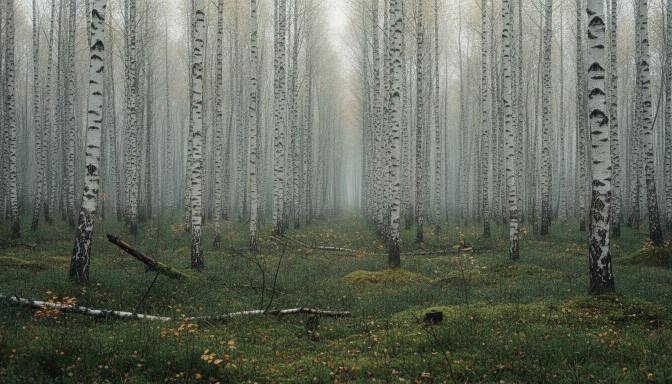
#> input picture build/raw/mezs-fons-src.png, 1344 x 768 px (shown at 1/2 size)
$ python make-forest-photo.py
#> lines starting #> are read from the running program, lines starting #| are printed output that depends on the picture
#> in main, im is the input picture: PIL image 1344x768 RGB; mean R, G, B 101.1, 107.2, 94.4
#| source mezs-fons-src.png  1344x768
# -*- coding: utf-8 -*-
"""Grade build/raw/mezs-fons-src.png into the film's forest background.

    python build/make-forest-photo.py            # writes both sizes
    python build/make-forest-photo.py --src raw/mezs-fons-alt-open.png

Emits `site/assets/img/mezs-fons.webp` (+ `-sm`), which is the switch: the
moment that file exists, assemble.py stops emitting the drawn birch SVG and
emits the two photographed forest layers instead. Delete it and the drawing
comes back. See "The film's forest" in the README.

WHY THE GRADE IS BAKED IN
-------------------------
film.css puts `object-fit: cover` on these layers and nothing else — no filter,
no blur, no blend mode. A CSS filter over a full-viewport surface is exactly the
total-surface repaint the film was rebuilt to avoid; it cost ~16 ms of p95 on its
own when the grain was a fixed overlay. So every colour decision happens here,
once, at build time.

WHY IT MUST STAY BRIGHT
-----------------------
`.forest--photo::after` already lays a 62% → 34% → 70% dark gradient over the
frame so the wordmark can be read. Darkening the file as well turns the forest
to mud and the mark floats on black. The target below is a mid-grey frame that
the scrim pulls down, not a dark frame the scrim buries.

ONE FILE, TWO LAYERS
--------------------
`--far` uses it at scale 1 and `--near` at scale 1.22 with object-position
50% 55%, so the SAME pixels have to work as both a distant backdrop and a
foreground plane. That is why the source was chosen with detail across the
bottom third: that band is all the near layer ever shows.
"""
import argparse
import pathlib
import sys

from PIL import Image, ImageEnhance, ImageFilter

HERE = pathlib.Path(__file__).resolve().parent
SITE = HERE.parent / "site"
OUT = SITE / "assets" / "img" / "mezs-fons.webp"

# 2400px and q80, raised from 2000/q58 at the client's request for more quality.
#
# THE CEILING IS THE SOURCE, not these numbers. nano-banana returns 1344x768 for
# 16:9 and ignores every resolution parameter it accepts — `resolution: 2k`,
# `image_resolution: 2K` and an explicit `2400x1371` all came back 1344x768. So
# this is a 1.8x upscale however it is encoded; raising the target and the quality
# stops the ENCODER from being the limit, it does not add detail that was never
# generated. A genuinely sharper frame needs a real photograph from the shoot.
#
# ONE SIZE, no small variant. These layers are object-fit: cover, so on a portrait
# phone the fit is driven by HEIGHT — a 16:9 frame covering a 9:16 screen shows the
# middle third of its width, magnified. A phone needs MORE image width than a
# desktop, not less, which is the opposite of what a width-based srcset would
# serve it. See the note in assemble.py's forest emitter.
WIDE = 2400


def grade(im):
    """Muted, cool, and tied to the film's palette (--forest #17251C on --ink
    #12140E), without touching overall brightness.

    Split-toning by channel rather than a global colour cast: the shadows take a
    little green so the moss sits with --forest, the highlights take a little
    warmth so the mist reads next to --gold #B5A56B instead of going blue."""
    im = ImageEnhance.Color(im).enhance(0.90)      # the generated moss is a touch vivid
    im = ImageEnhance.Contrast(im).enhance(1.05)
    # DARKER, on purpose: the yellow wordmark (#FFF200) was blending into the fog.
    # The first cut LIFTED this to 1.08 to keep the photograph luminous; the mark
    # matters more than the photograph does. 0.90 lands the frame near 92/255 mean,
    # which measures ~7:1 behind the wordmark — bright enough to still read as a
    # misty forest, dark enough that yellow separates from it. Tuned against the
    # contrast measurement, not by eye.
    im = ImageEnhance.Brightness(im).enhance(0.90)

    r, g, b = im.split()
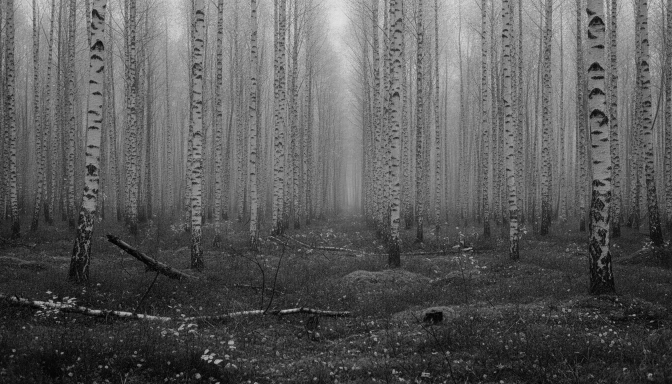
#> r: PIL image 1344x768 L (shown at 1/2 size); min 0, max 228, mean 89.9
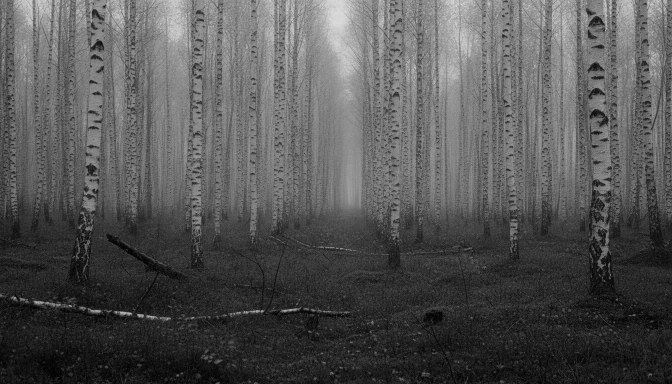
#> b: PIL image 1344x768 L (shown at 1/2 size); min 0, max 223, mean 84.2
    # Gentle curves. Each lookup is 256 entries; the maths is per-channel and the
    # amounts are small on purpose — this should be invisible as an effect and
    # only felt as "belongs to this site".
    def curve(ch, shadow, high):
#> called with shadow = -4, high = 6
        return ch.point(lambda v: max(0, min(255, int(
            v + shadow * (1 - v / 255) ** 2 + high * (v / 255) ** 2))))
    r = curve(r, -4, +6)     # warmth in the mist, none in the shadows
    g = curve(g, +3, +3)     # a little green throughout
    b = curve(b, -2, -5)     # pull the blue out of the fog
    return Image.merge("RGB", (r, g, b))
#> returned value: PIL image 1344x768 RGB


def main():
    ap = argparse.ArgumentParser()
    ap.add_argument("--src", default="raw/mezs-fons-src.png")
    ap.add_argument("--quality", type=int, default=80)
    args = ap.parse_args()

    src = (HERE / args.src) if not pathlib.Path(args.src).is_absolute() else pathlib.Path(args.src)
    if not src.exists():
        sys.exit(f"no source at {src}")

    im = Image.open(src).convert("RGB")
    print(f"source {src.name}  {im.width}x{im.height}")

    im = grade(im)
    h = round(WIDE * im.height / im.width)
#> h = 1371
    im = im.resize((WIDE, h), Image.LANCZOS)
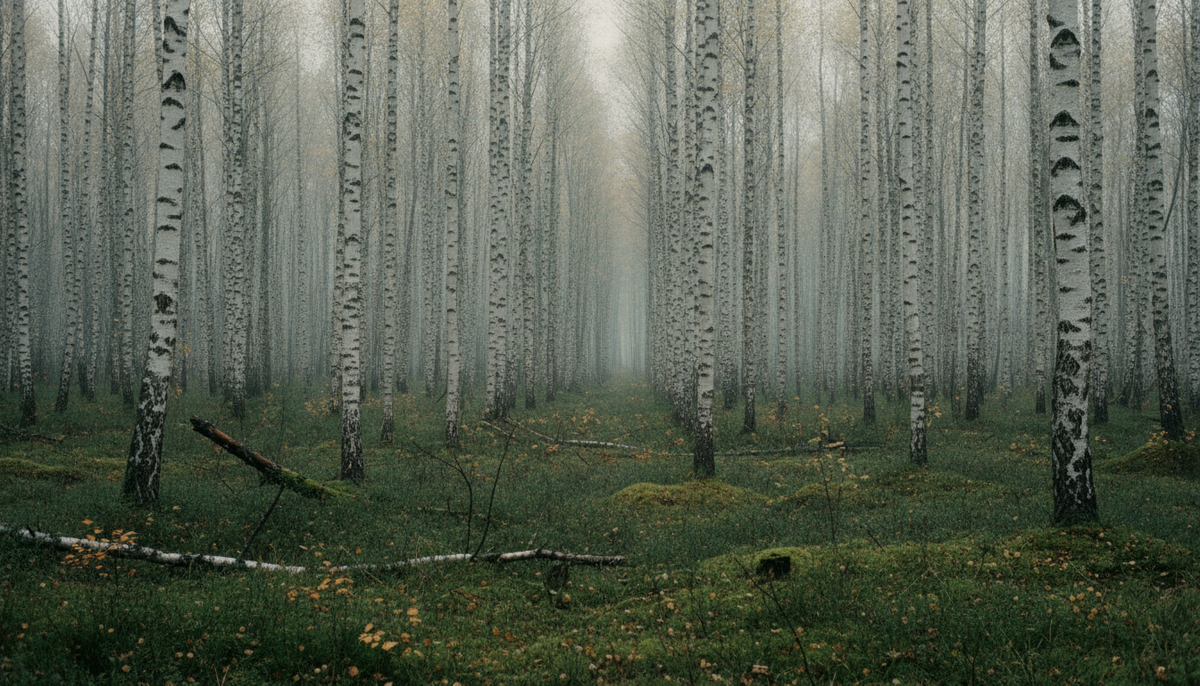
#> im: PIL image 2400x1371 RGB (shown at 1/2 size); mean R, G, B 88.5, 96.1, 82.1
    # A light pass, now that the encode is no longer the limiting factor: it puts
    # back some of the bark micro-contrast the upscale softened. Kept gentle
    # (threshold 3) so the flat fog stays flat rather than growing halos.
    im = im.filter(ImageFilter.UnsharpMask(radius=1.4, percent=45, threshold=3))

    small = im.convert("L").resize((64, 64))
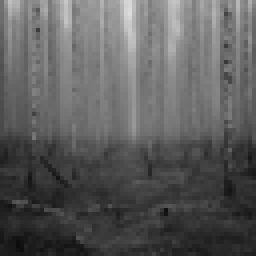
#> small: PIL image 64x64 L (shown 4 times larger); min 11, max 220, mean 92.2
    lum = sum(small.getdata()) / (64 * 64)
#> lum = 92.22
    print(f"mean luminance {lum:.0f}/255 — the scrim takes this down by 34-70%")
#| mean luminance 92/255 — the scrim takes this down by 34-70%
    if lum < 78:
        print("  WARN  darker than intended; the wordmark will float on near-black")
    if lum > 190:
        print("  WARN  brighter than intended; the scrim may not be enough for the mark")

    im.save(OUT, "WEBP", quality=args.quality, method=6)
    kb = OUT.stat().st_size / 1024
    print(f"wrote site/assets/img/{OUT.name}  {im.width}x{im.height}  {kb:.0f} KB")
#| wrote site/assets/img/mezs-fons.webp  2400x1371  584 KB
    # This is the film's first paint. A megabyte here is a stall, not a photo.
    # Raised from 340 KB with the quality bump. Still worth a word in the log: this
    # is the film's first paint, with fetchpriority="high" on it.
    if kb > 760:
        print("  WARN  over 760 KB for the opening frame — drop --quality")

    print("\nnow run: python build/assemble.py   (it will switch to the photo forest)")


if __name__ == "__main__":
    main()
